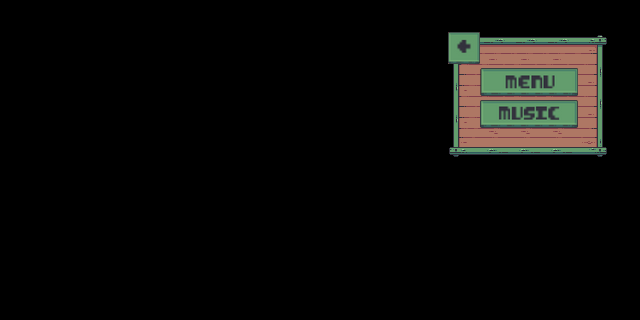

A level layout from a 2D game, rendered from its tile map. Below: a short description, then the map file with its tile-grid data intact:
An orthogonal 20x10 tile map with 32x32 px tiles, 2 tile layers (Green Board, Button), 4 tilesets.

<map version="1.8" tiledversion="1.8.2" orientation="orthogonal" renderorder="right-down" width="20" height="10" tilewidth="32" tileheight="32" infinite="0" nextlayerid="4" nextobjectid="1">
 <tileset firstgid="1" name="Green Board" tilewidth="32" tileheight="32" tilecount="16" columns="4">
  <image source="../objects/Menu/Green Board/Green Board.png" trans="ff00ff" width="128" height="128" />
 </tileset>
 <tileset firstgid="17" name="Return button" tilewidth="32" tileheight="32" tilecount="1" columns="0">
  <grid orientation="orthogonal" width="1" height="1" />
  <tile id="0">
   <image width="32" height="32" source="../objects/Menu/Button/Return.png" />
  </tile>
 </tileset>
 <tileset firstgid="18" name="Menu button" tilewidth="98" tileheight="28" tilecount="1" columns="0">
  <grid orientation="orthogonal" width="1" height="1" />
  <tile id="0">
   <image width="98" height="28" source="../objects/Menu/Button/menu.png" />
  </tile>
 </tileset>
 <tileset firstgid="19" name="Music button" tilewidth="98" tileheight="28" tilecount="1" columns="0">
  <grid orientation="orthogonal" width="1" height="1" />
  <tile id="0">
   <image width="98" height="28" source="../objects/Menu/Button/Music.png" />
  </tile>
 </tileset>
 <layer id="1" name="Green Board" width="20" height="10">
  <data encoding="csv">
0,0,0,0,0,0,0,0,0,0,0,0,0,0,0,0,0,0,0,0,
0,0,0,0,0,0,0,0,0,0,0,0,0,0,5,2,2,2,3,0,
0,0,0,0,0,0,0,0,0,0,0,0,0,0,4,5,5,5,6,0,
0,0,0,0,0,0,0,0,0,0,0,0,0,0,4,5,5,5,6,0,
0,0,0,0,0,0,0,0,0,0,0,0,0,0,7,8,8,8,9,0,
0,0,0,0,0,0,0,0,0,0,0,0,0,0,0,0,0,0,0,0,
0,0,0,0,0,0,0,0,0,0,0,0,0,0,0,0,0,0,0,0,
0,0,0,0,0,0,0,0,0,0,0,0,0,0,0,0,0,0,0,0,
0,0,0,0,0,0,0,0,0,0,0,0,0,0,0,0,0,0,0,0,
0,0,0,0,0,0,0,0,0,0,0,0,0,0,0,0,0,0,0,0
</data>
 </layer>
 <layer id="2" name="Button" width="20" height="10">
  <data encoding="csv">
0,0,0,0,0,0,0,0,0,0,0,0,0,0,0,0,0,0,0,0,
0,0,0,0,0,0,0,0,0,0,0,0,0,0,17,0,0,0,0,0,
0,0,0,0,0,0,0,0,0,0,0,0,0,0,0,18,0,0,0,0,
0,0,0,0,0,0,0,0,0,0,0,0,0,0,0,19,0,0,0,0,
0,0,0,0,0,0,0,0,0,0,0,0,0,0,0,0,0,0,0,0,
0,0,0,0,0,0,0,0,0,0,0,0,0,0,0,0,0,0,0,0,
0,0,0,0,0,0,0,0,0,0,0,0,0,0,0,0,0,0,0,0,
0,0,0,0,0,0,0,0,0,0,0,0,0,0,0,0,0,0,0,0,
0,0,0,0,0,0,0,0,0,0,0,0,0,0,0,0,0,0,0,0,
0,0,0,0,0,0,0,0,0,0,0,0,0,0,0,0,0,0,0,0
</data>
 </layer>
</map>
